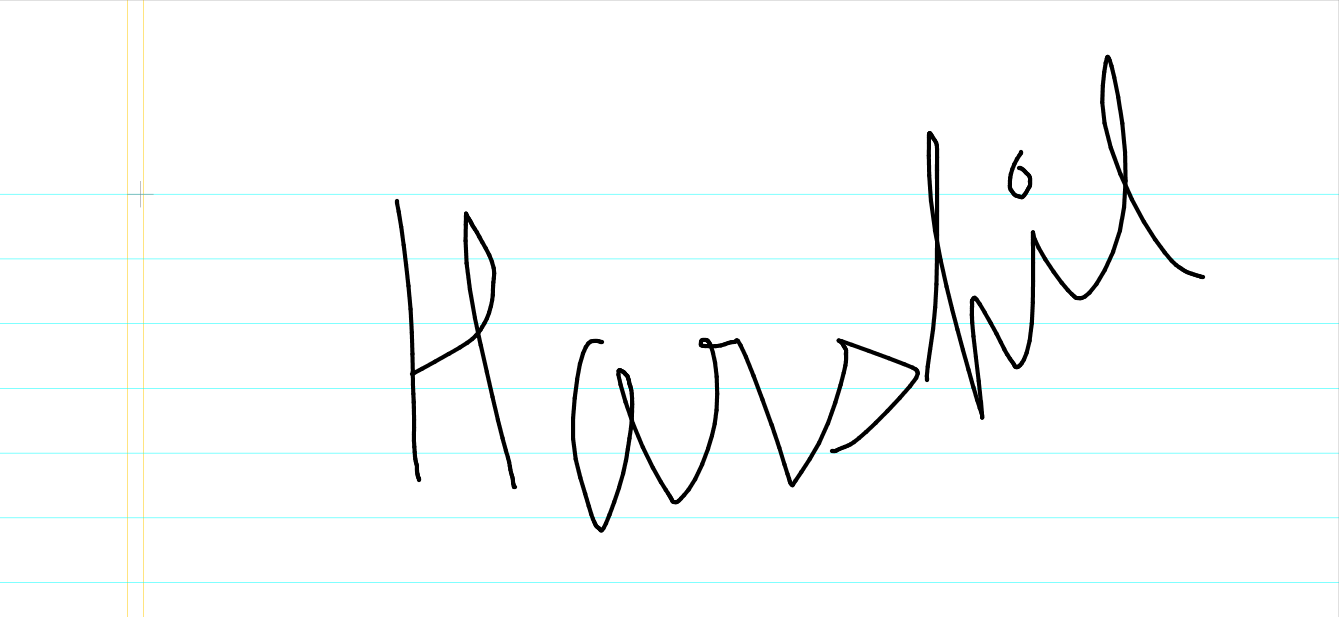
%> input picture Discussion resources/Test - Scroll/scroll_init.png, 1339 x 617 px
$ octave multi_haar.m   (GNU Octave 9; MATLAB toolbox functions it lacks are replaced by stand-ins)
%> lines starting %> are read from the running program, lines starting %| are printed output that depends on the picture
sc_in = imread('C:\Users\Harshil\Desktop\SURA\Resources\scroll_init.png');
%> sc_in is the input picture: size 617x1339x3 uint8; mean R, G, B 248.9, 250.3, 250.1
sc_in = double(rgb2gray(sc_in));
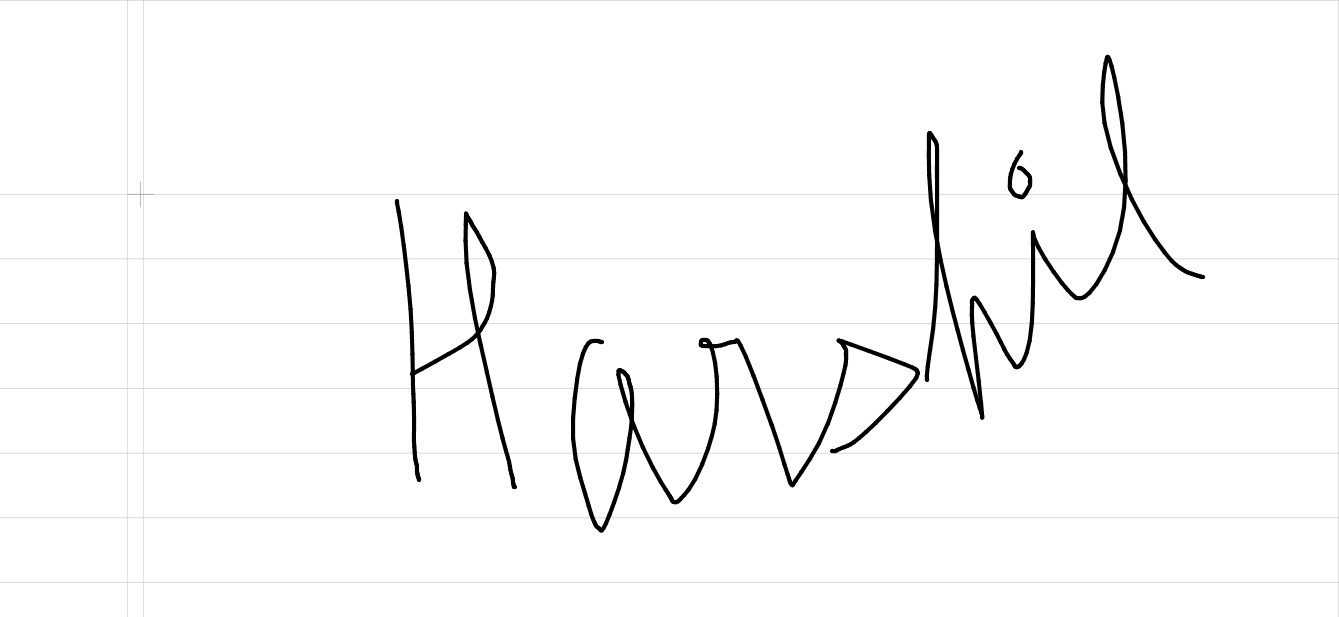
%> sc_in: size 617x1339 double; min 0, max 255, mean 249.9
[CA_in] = dwt2(sc_in, 'haar');
[CA_in] = dwt2(CA_in, 'haar');
%> CA_in: size 155x335 double
[CA_in] = dwt2(CA_in, 'haar');
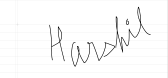
%> CA_in: size 78x168 double; min 185, max 2040, mean 1998.9; drawn with min black and max white
[CA_in] = dwt2(CA_in, 'haar');
%> CA_in: size 39x84 double
imshow(CA_in);

sc_fin = imread('C:\Users\Harshil\Desktop\SURA\Resources\scroll_fin.png');
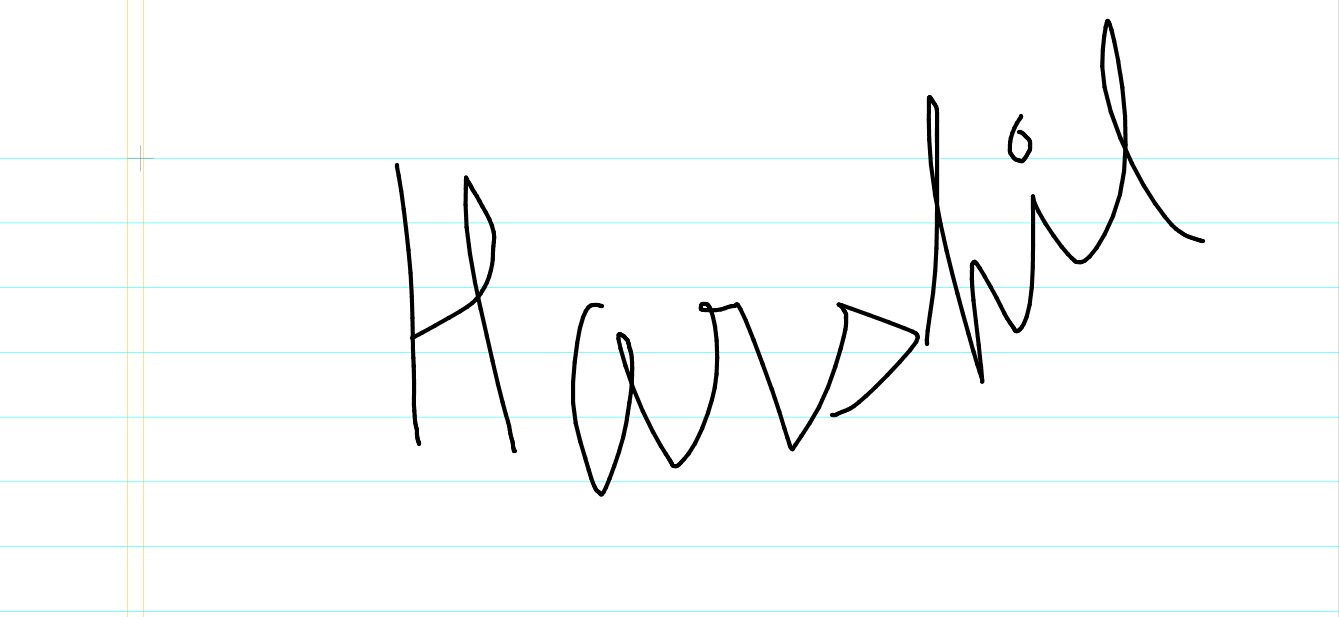
%> input picture Discussion resources/Test - Scroll/scroll_fin.png, 1339 x 617 px
%> sc_fin is the input picture: size 617x1339x3 uint8; mean R, G, B 248.8, 250.3, 250.2
sc_fin = double(rgb2gray(sc_fin));
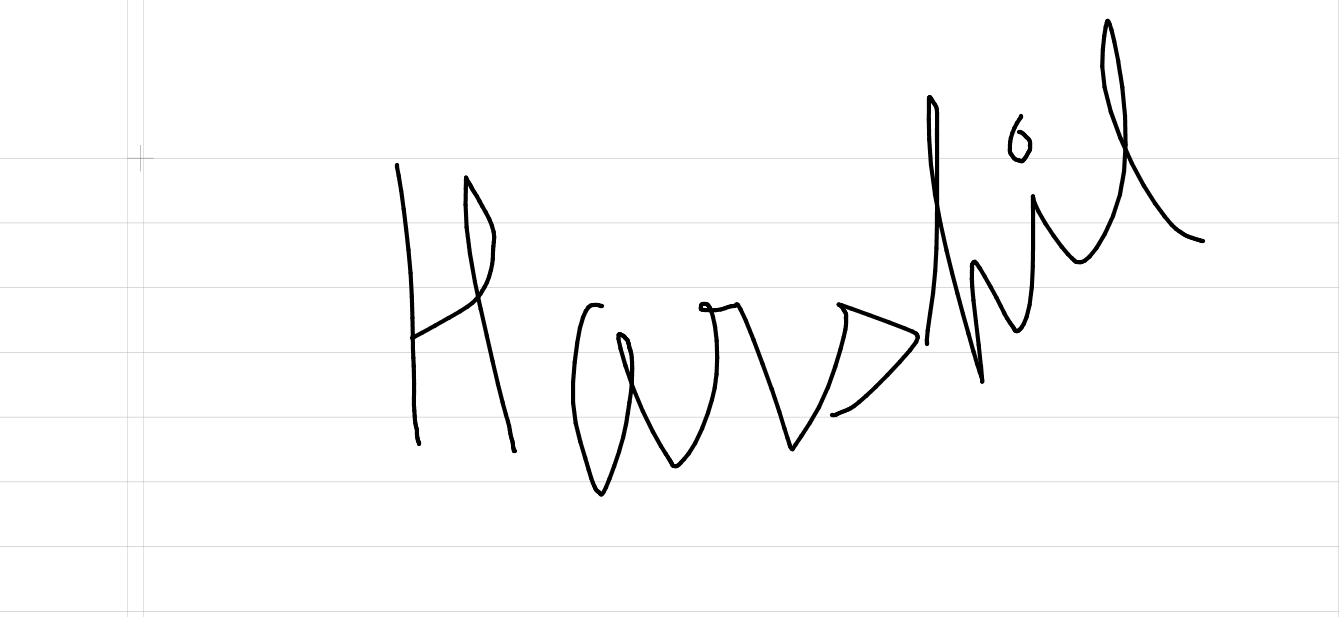
%> sc_fin: size 617x1339 double; min 0, max 255, mean 249.8
[CA_fin] = dwt2(sc_fin, 'haar');
[CA_fin] = dwt2(CA_fin, 'haar');
%> CA_fin: size 155x335 double
[CA_fin] = dwt2(CA_fin, 'haar');
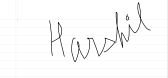
%> CA_fin: size 78x168 double; min 218.5, max 2040, mean 1998.8; drawn with min black and max white
[CA_fin] = dwt2(CA_fin, 'haar');
%> CA_fin: size 39x84 double
figure, imshow(CA_fin);

c = normxcorr2(CA_in,CA_fin);
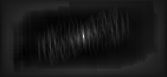
%> c: size 77x167 double; min -0.0904, max 0.972, mean 0.0117; drawn with min black and max white
figure, surf(c), shading flat;
%> after `shading flat`:
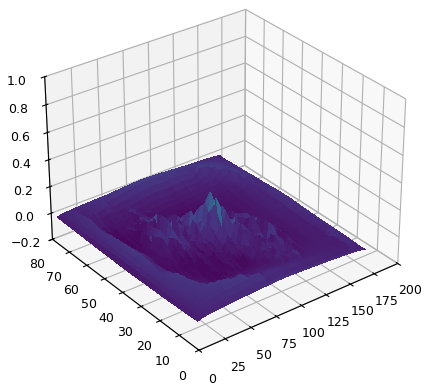
%> figure redrawn from the program's plot data
[ypeak, xpeak] = find(c==max(c(:)));
%> ypeak = 37; xpeak = 84
yoffSet = ypeak-size(CA_in,1);
%> yoffSet = -2
xoffSet = xpeak-size(CA_in,2);
%> xoffSet = 0

corr_offset = [(yoffSet) (xoffSet)];
%> corr_offset = [-2 0]

disp(corr_offset);
%|   -2   0
